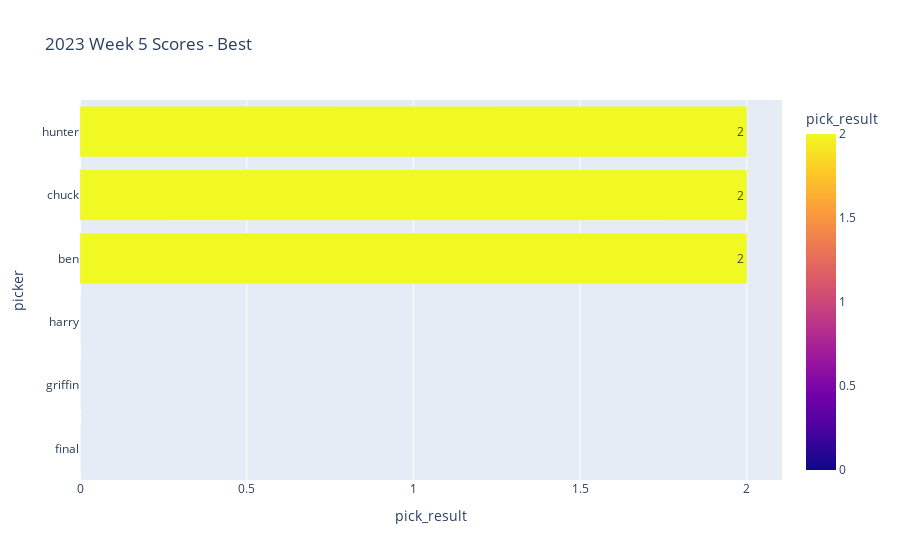

The code cell stored with this chart in its notebook:
### Code cell
homers.plot_scores(week_df, 'best_bet')

### Figure 1 — Plotly figure (JSON) as saved in the notebook; plotly's stock layout.template omitted (floating-point values rounded to 4 significant figures)
{"data": [{"alignmentgroup": "True", "hovertemplate": "pick_result=%{marker.color}<br>picker=%{y}<extra></extra>", "legendgroup": "", "marker": {"color": [0, 0, 0, 2, 2, 2], "coloraxis": "coloraxis", "pattern": {"shape": ""}}, "name": "", "offsetgroup": "", "orientation": "h", "showlegend": false, "textposition": "auto", "texttemplate": "%{x}", "type": "bar", "x": [0, 0, 0, 2, 2, 2], "xaxis": "x", "y": ["final", "griffin", "harry", "ben", "chuck", "hunter"], "yaxis": "y"}], "layout": {"barmode": "relative", "coloraxis": {"colorbar": {"title": {"text": "pick_result"}}, "colorscale": [[0, "#0d0887"], [0.1111, "#46039f"], [0.2222, "#7201a8"], [0.3333, "#9c179e"], [0.4444, "#bd3786"], [0.5556, "#d8576b"], [0.6667, "#ed7953"], [0.7778, "#fb9f3a"], [0.8889, "#fdca26"], [1, "#f0f921"]]}, "legend": {"tracegroupgap": 0}, "title": {"text": "2023 Week 5 Scores - Best"}, "xaxis": {"anchor": "y", "domain": [0, 1], "title": {"text": "pick_result"}}, "yaxis": {"anchor": "x", "domain": [0, 1], "title": {"text": "picker"}}}}
